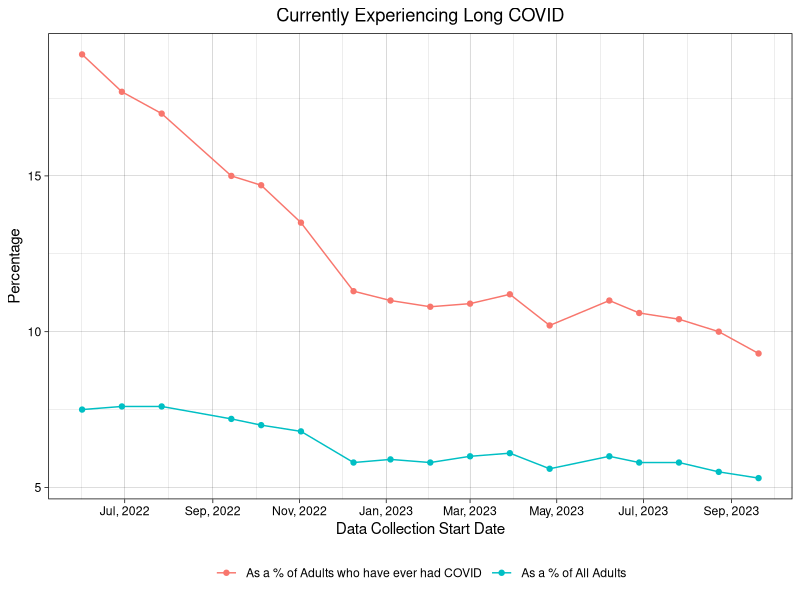
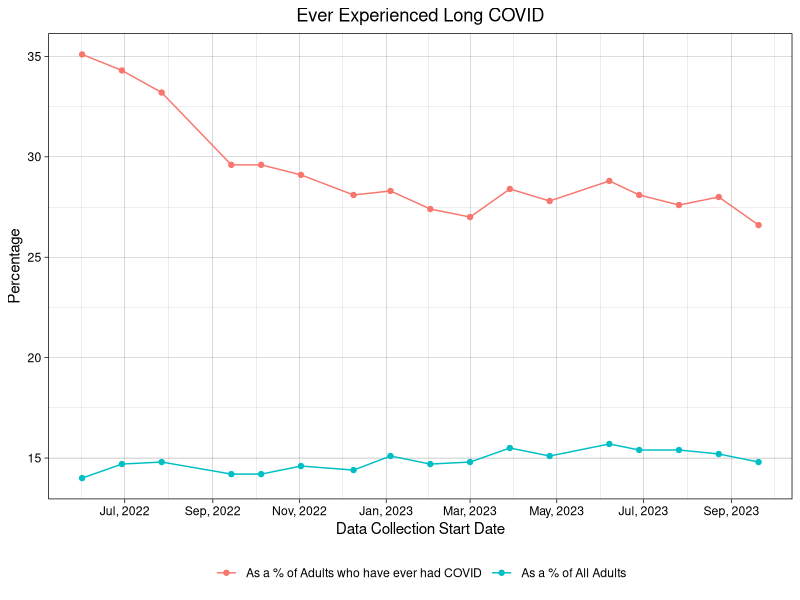
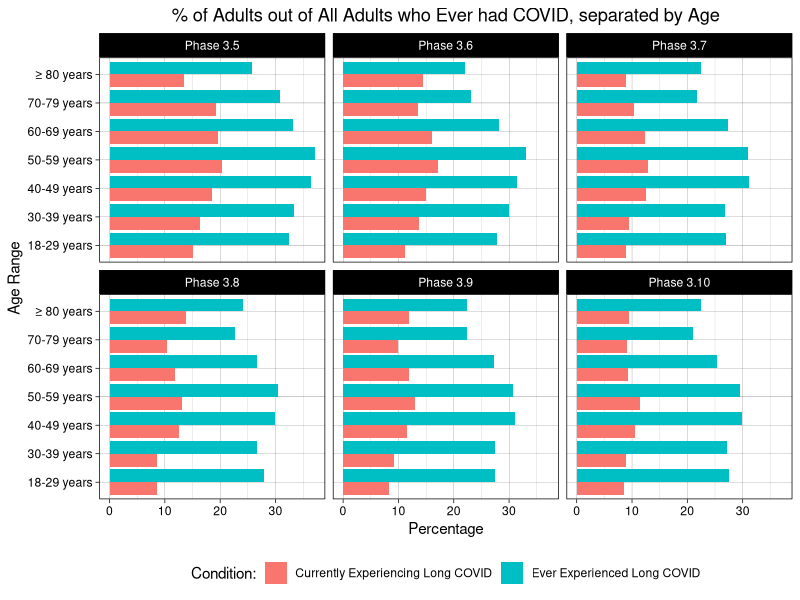
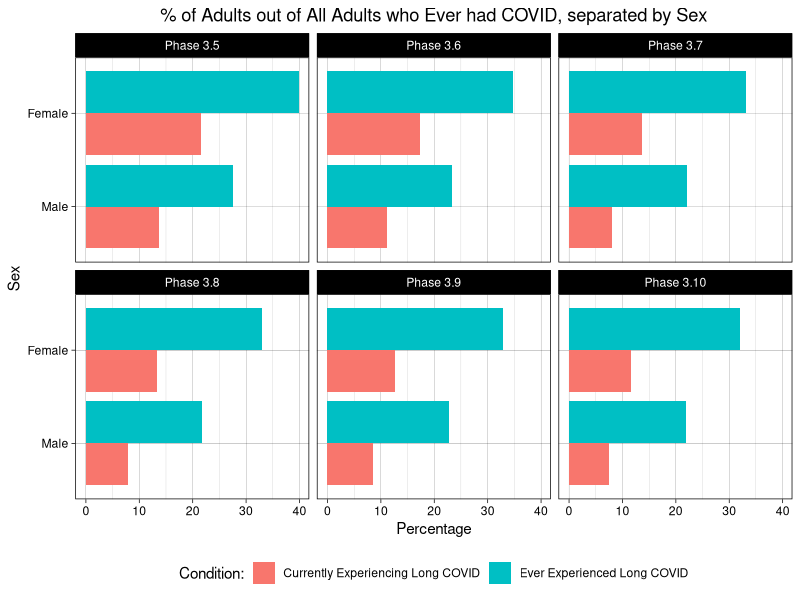
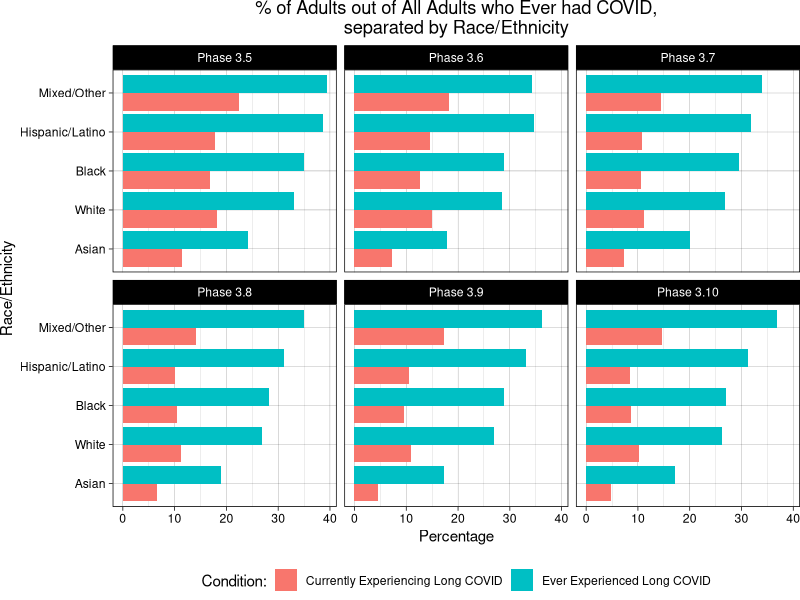
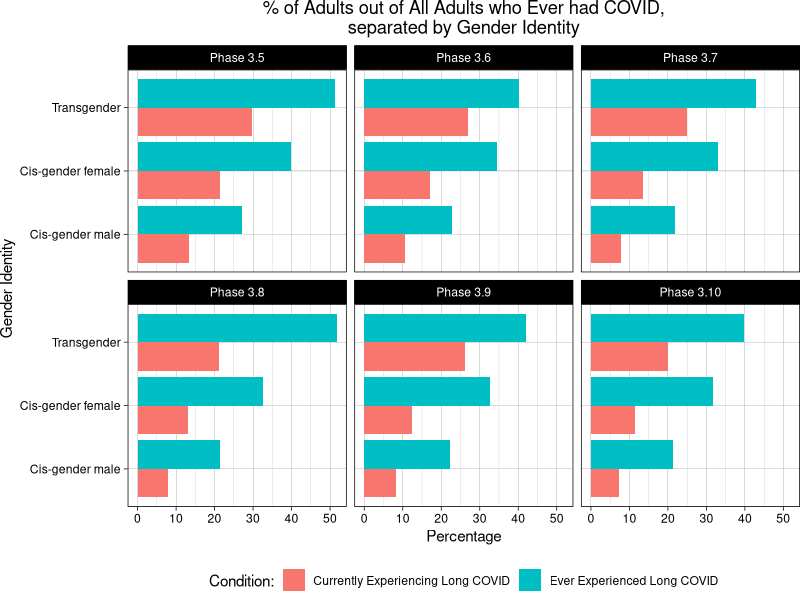
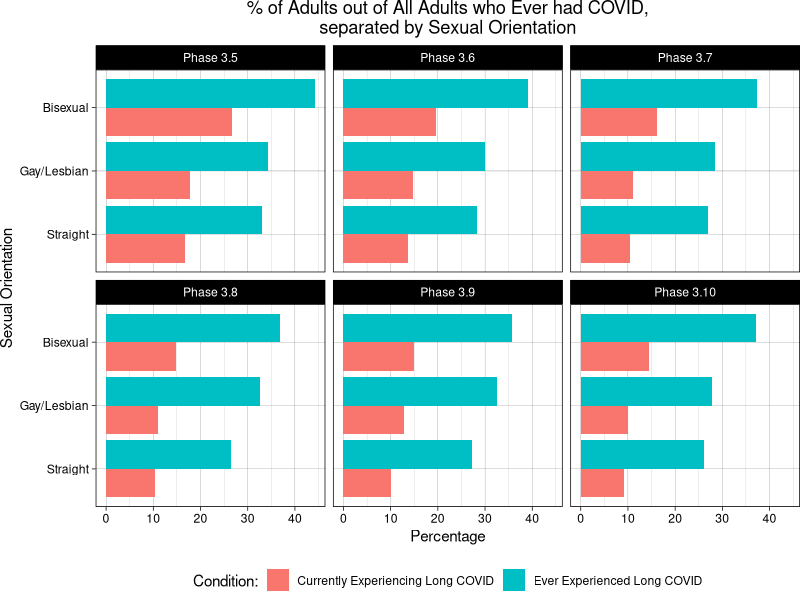
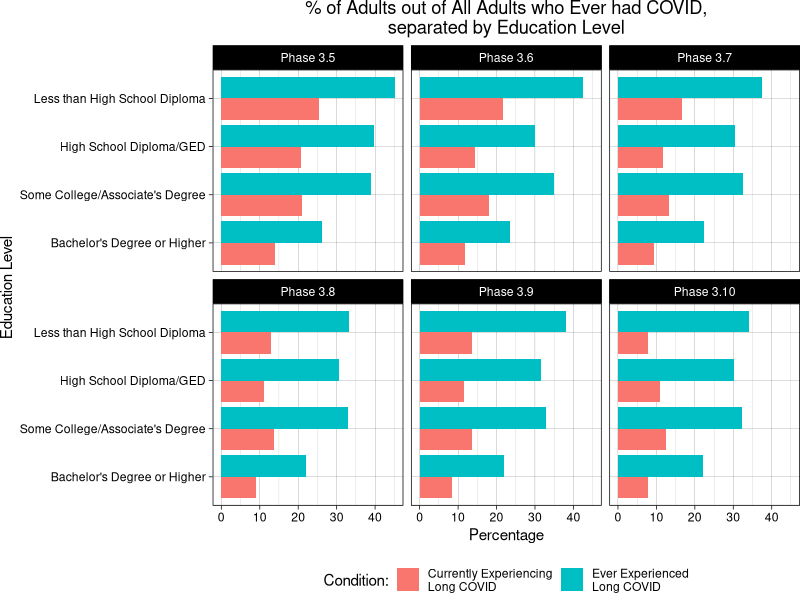

The R script that drew these images, in order:
## ---- chunk 1
#| warning: false

# Import Required Libraries
library(dplyr)
library(ggplot2)
library(forcats)

# Import Data
pcc <- read.csv("Post-COVID_Conditions.csv")

# Filter the data according to the workflow above
TimeData <- pcc %>% filter(Group == 'National Estimate') %>% select(c(Indicator, Group, Time.Period.Start.Date, Time.Period.End.Date, Value))

# Also need to convert the Time Period Colums to dates
TimeData$Time.Period.Start.Date <- as.Date(TimeData$Time.Period.Start.Date, format = "%m/%d/%Y")
#TimeData$Time.Period.Start.Date <- format(TimeData$Time.Period.Start.Date, "%B %d, %Y")

TimeData$Time.Period.End.Date<- as.Date(TimeData$Time.Period.End.Date, format = "%m/%d/%Y")
#TimeData$Time.Period.End.Date <- format(TimeData$Time.Period.End.Date, "%B %d, %Y")
## ---- chunk 2
CurrentExp <- TimeData %>% filter(Indicator == "Currently experiencing long COVID, as a percentage of adults who ever had COVID" | Indicator == "Currently experiencing long COVID, as a percentage of all adults")

CurrentExp <- na.omit(CurrentExp)

CurrentExp$Indicator <- recode(CurrentExp$Indicator, "Currently experiencing long COVID, as a percentage of adults who ever had COVID" = "As a % of Adults who have ever had COVID", "Currently experiencing long COVID, as a percentage of all adults" = "As a % of All Adults")

ggplot(CurrentExp, aes(x = Time.Period.Start.Date, y = Value, color = Indicator)) +
  geom_line() +
  geom_point() +
  ggtitle("Currently Experiencing Long COVID") + 
  xlab("Data Collection Start Date") +
  ylab("Percentage") +
  scale_x_date(labels = scales::date_format("%b, %Y"), breaks = "2 month") +
  theme_linedraw() +
  theme(plot.title = element_text(hjust = 0.5), legend.position = "bottom") +
  labs(color = NULL)
## ---- chunk 3
EverExp <- TimeData %>% filter(Indicator == "Ever experienced long COVID, as a percentage of adults who ever had COVID" | Indicator == "Ever experienced long COVID, as a percentage of all adults")

EverExp <- na.omit(EverExp)

EverExp$Indicator <- recode(EverExp$Indicator, "Ever experienced long COVID, as a percentage of adults who ever had COVID" = "As a % of Adults who have ever had COVID", "Ever experienced long COVID, as a percentage of all adults" = "As a % of All Adults")

ggplot(EverExp, aes(x = Time.Period.Start.Date, y = Value, color = Indicator)) +
  geom_line() +
  geom_point() +
  ggtitle("Ever Experienced Long COVID") + 
  xlab("Data Collection Start Date") +
  ylab("Percentage") +
  scale_x_date(labels = scales::date_format("%b, %Y"), breaks = "2 month") +
  theme_linedraw() +
  theme(plot.title = element_text(hjust = 0.5), legend.position = "bottom") +
  labs(color = NULL)
## ---- chunk 4
# Load in the data with the required modifications to Phase (convert to a factor) and Subgroup (convert to a factor)
# Also only want to select the columns we want: store as a new df, RenamedPcc
RenamedPcc <- pcc %>%
  mutate(Phase = ifelse(Phase == 3.1 ,"3.10", as.character(Phase))) %>%
  mutate(Phase = recode(Phase, "3.5" = "Phase 3.5", "3.6" = "Phase 3.6", 
         "3.7" = "Phase 3.7", "3.8" = "Phase 3.8", "3.9" = "Phase 3.9", "3.10" = "Phase 3.10")) %>%
  mutate(Phase = factor(Phase, levels = c("Phase 3.5","Phase 3.6",
                                          "Phase 3.7","Phase 3.8","Phase 3.9","Phase 3.10"))) %>%
  mutate(Subgroup = factor(Subgroup,levels(fct_relevel(pcc$Subgroup, 
                                                       "Less than a high school diploma", 
                                                       "High school diploma or GED",
                                                       "Some college/Associate's degree",
                                                       "Bachelor's degree or higher")))) %>%
  select(Indicator, Group, Subgroup, Phase, Value) %>%
  na.omit()
## ---- chunk 5
# Generate the first series of bar charts: looking at the effect of age on the % of adults experiencing Long COVID
RenamedPcc %>%
  filter(Group == "By Age") %>%
  filter(Indicator == "Ever experienced long COVID, as a percentage of adults who ever had COVID" | 
           Indicator == "Currently experiencing long COVID, as a percentage of adults who ever had COVID") %>%
  select(Subgroup, Phase, Value, Indicator) %>%
  ggplot(aes(x = Subgroup, y = Value, fill = Indicator)) +
  geom_bar(stat = "summary",fun="mean", position='dodge') +
  facet_wrap(~ Phase) +
  scale_x_discrete(labels = c("18-29 years", "30-39 years", "40-49 years", "50-59 years", 
                              "60-69 years", "70-79 years", "≥ 80 years")) +
  scale_fill_discrete(labels = c("Currently Experiencing Long COVID", "Ever Experienced Long COVID"), 
                      name = "Condition:") +
  labs(title = "% of Adults out of All Adults who Ever had COVID, separated by Age", 
       x = "Age Range", y = "Percentage") +
  theme_linedraw() +
  theme(plot.title = element_text(hjust = 0.5), legend.position = "bottom") +
  coord_flip()
## ---- chunk 6
# Second bar chart set: looking at the effect of Sex on the % of adults experiencing Long COVID
RenamedPcc %>%
  filter(Group == "By Sex") %>%
  filter(Indicator == "Ever experienced long COVID, as a percentage of adults who ever had COVID" | 
           Indicator == "Currently experiencing long COVID, as a percentage of adults who ever had COVID") %>%
  select(Subgroup, Phase, Value, Indicator) %>%
  mutate(Subgroup = factor(Subgroup, levels = c("Female", "Male"))) %>%
  ggplot(aes(x = fct_rev(Subgroup), y = Value, fill = Indicator)) +
  geom_bar(stat = "summary",fun="mean", position='dodge') +
  facet_wrap(~ Phase) +
  scale_fill_discrete(labels = c("Currently Experiencing Long COVID", "Ever Experienced Long COVID"), 
                      name = "Condition:") +
  labs(title = "% of Adults out of All Adults who Ever had COVID, separated by Sex", 
       x = "Sex", y = "Percentage") +
  theme_linedraw() +
  theme(plot.title = element_text(hjust = 0.5), legend.position = "bottom") +
  coord_flip()
## ---- chunk 7
# Third bar chart set: looking at the effect of Race on the % of adults experiencing Long COVID
RenamedPcc %>%
  filter(Group == "By Race/Hispanic ethnicity") %>%
  filter(Indicator == "Ever experienced long COVID, as a percentage of adults who ever had COVID" | Indicator == "Currently experiencing long COVID, as a percentage of adults who ever had COVID") %>%
  select(Subgroup, Phase, Value, Indicator) %>%
  mutate(Subgroup = factor(Subgroup, levels = c("Non-Hispanic, other races and multiple races", "Hispanic or Latino",
                                                "Non-Hispanic Black, single race", "Non-Hispanic White, single race",
                                                "Non-Hispanic Asian, single race"))) %>%
  ggplot(aes(x = fct_rev(Subgroup), y = Value, fill = Indicator)) +
  geom_bar(stat = "summary",fun="mean", position='dodge') +
  facet_wrap(~ Phase) +
  scale_fill_discrete(labels = c("Currently Experiencing Long COVID", "Ever Experienced Long COVID"), 
                      name = "Condition:") +
  scale_x_discrete(labels = c("Asian", "White", "Black", "Hispanic/Latino", "Mixed/Other")) +
  labs(title = "% of Adults out of All Adults who Ever had COVID,\nseparated by Race/Ethnicity", 
       x = "Race/Ethnicity", y = "Percentage") +
  theme_linedraw() + 
  theme(plot.title = element_text(hjust = 0.5), legend.position = "bottom", plot.margin = margin(r = 0)) +
  coord_flip()
## ---- chunk 8
RenamedPcc %>%
  filter(Group == "By Gender identity") %>%
  filter(Indicator == "Ever experienced long COVID, as a percentage of adults who ever had COVID" | Indicator == "Currently experiencing long COVID, as a percentage of adults who ever had COVID") %>%
  select(Subgroup, Phase, Value, Indicator) %>%
  mutate(Subgroup = factor(Subgroup, levels = c("Cis-gender male", "Cis-gender female", "Transgender"))) %>%
  ggplot(aes(x = Subgroup, y = Value, fill = Indicator)) +
  geom_bar(stat = "summary",fun="mean", position='dodge') +
  facet_wrap(~ Phase) +
  scale_fill_discrete(labels = c("Currently Experiencing Long COVID", "Ever Experienced Long COVID"), 
                      name = "Condition:") +
  labs(title = "% of Adults out of All Adults who Ever had COVID,\nseparated by Gender Identity", 
       x = "Gender Identity", y = "Percentage") +
  theme_linedraw() +
  theme(plot.title = element_text(hjust = 0.5), legend.position = "bottom", plot.margin = margin(r = 0)) +
  coord_flip()
## ---- chunk 9
RenamedPcc %>%
  filter(Group == "By Sexual orientation") %>%
  filter(Indicator == "Ever experienced long COVID, as a percentage of adults who ever had COVID" | Indicator == "Currently experiencing long COVID, as a percentage of adults who ever had COVID") %>%
  select(Subgroup, Phase, Value, Indicator) %>%
  mutate(Subgroup = factor(Subgroup, levels = c("Straight", "Gay or lesbian", "Bisexual"))) %>%
  ggplot(aes(x = Subgroup, y = Value, fill = Indicator)) +
  geom_bar(stat = "summary",fun="mean", position='dodge') +
  facet_wrap(~ Phase) +
  scale_fill_discrete(labels = c("Currently Experiencing Long COVID", "Ever Experienced Long COVID"), 
                      name = "Condition:") +
  scale_x_discrete(labels = c("Straight", "Gay/Lesbian", "Bisexual")) +
  labs(title = "% of Adults out of All Adults who Ever had COVID,\nseparated by Sexual Orientation", 
       x = "Sexual Orientation", y = "Percentage") +
  theme_linedraw() +
  theme(plot.title = element_text(hjust = 0.5), legend.position = "bottom", plot.margin = margin(r = 0)) +
  coord_flip()
## ---- chunk 10
RenamedPcc %>%
  filter(Group == "By Education") %>%
  filter(Indicator == "Ever experienced long COVID, as a percentage of adults who ever had COVID" | Indicator == "Currently experiencing long COVID, as a percentage of adults who ever had COVID") %>%
  select(Subgroup, Phase, Value, Indicator) %>%
  ggplot(aes(x = fct_rev(Subgroup), y = Value, fill = Indicator)) +
  geom_bar(stat = "identity", position='dodge') +
  facet_wrap(~ Phase) +
  scale_fill_discrete(labels = c("Currently Experiencing\nLong COVID", "Ever Experienced\nLong COVID"), 
                      name = "Condition:") +
  scale_x_discrete(labels = c("Bachelor's Degree or Higher", "Some College/Associate's Degree", 
                              "High School Diploma/GED", "Less than High School Diploma")) +
  labs(title = "% of Adults out of All Adults who Ever had COVID,\nseparated by Education Level", 
       x = "Education Level", y = "Percentage") +
  theme_linedraw() +
  theme(plot.title = element_text(hjust = 0.5), legend.position = "bottom", plot.margin = margin(r = 0)) +
  coord_flip()
## ---- chunk 11
RenamedPcc %>%
  filter(Group == "By Disability status") %>%
  filter(Indicator == "Ever experienced long COVID, as a percentage of adults who ever had COVID" | Indicator == "Currently experiencing long COVID, as a percentage of adults who ever had COVID") %>%
  select(Subgroup, Phase, Value, Indicator) %>%
  mutate(Subgroup = factor(Subgroup, levels = c("Without disability", "With disability"))) %>%
  ggplot(aes(x = Subgroup, y = Value, fill = Indicator)) +
  geom_bar(stat = "summary",fun="mean", position='dodge') +
  facet_wrap(~ Phase) +
  scale_fill_discrete(labels = c("Currently Experiencing Long COVID", "Ever Experienced Long COVID"), 
                      name = "Condition:") +
  labs(title = "% of Adults out of All Adults who Ever had COVID,\nseparated by Disability Status", 
       x = "Disability Status", y = "Percentage") +
  scale_x_discrete(labels = c("Without Disability", "With Disability")) +
  theme_linedraw() +
  theme(plot.title = element_text(hjust = 0.5), legend.position = "bottom", plot.margin = margin(r = 0)) +
  coord_flip()
## ---- chunk 12
# Can re-use the TimeData dataframe that we created earlier to analyze time series data for question 1:
AnyActivityLimits <- TimeData %>% filter(Indicator == "Any activity limitations from long COVID, as a percentage of adults who currently have long COVID" | Indicator == "Any activity limitations from long COVID, as a percentage of all adults")

AnyActivityLimits <- na.omit(AnyActivityLimits)

AnyActivityLimits$Indicator <- recode(AnyActivityLimits$Indicator, "Any activity limitations from long COVID, as a percentage of adults who currently have long COVID" = "As a % of Adults who have ever had Long COVID", "Any activity limitations from long COVID, as a percentage of all adults" = "As a % of All Adults")

ggplot(AnyActivityLimits, aes(x = Time.Period.Start.Date, y = Value, color = Indicator)) +
  geom_line() +
  geom_point() +
  ggtitle("Currently experiencing any Activity Limitations") + 
  xlab("Data Collection Start Date") +
  ylab("Percentage") +
  scale_x_date(labels = scales::date_format("%b, %Y"), breaks = "3 month") +
  theme_linedraw() +
  theme(plot.title = element_text(hjust = 0.5), legend.position = "bottom") +
  labs(color = NULL)
## ---- chunk 13
SignifActivityLimits <- TimeData %>% filter(Indicator == "Significant activity limitations from long COVID, as a percentage of adults who currently have long COVID" | Indicator == "Significant activity limitations from long COVID, as a percentage of all adults")

SignifActivityLimits <- na.omit(SignifActivityLimits)

SignifActivityLimits$Indicator <- recode(SignifActivityLimits$Indicator, "Significant activity limitations from long COVID, as a percentage of adults who currently have long COVID" = "As a % of Adults who have ever had Long COVID", "Significant activity limitations from long COVID, as a percentage of all adults" = "As a % of All Adults")

ggplot(SignifActivityLimits, aes(x = Time.Period.Start.Date, y = Value, color = Indicator)) +
  geom_line() +
  geom_point() +
  ggtitle("Currently experiencing Significant Activity Limitations") + 
  xlab("Data Collection Start Date") +
  ylab("Percentage") +
  scale_x_date(labels = scales::date_format("%b, %Y"), breaks = "3 month") +
  theme_linedraw() +
  theme(plot.title = element_text(hjust = 0.5), legend.position = "bottom") +
  labs(color = NULL)
